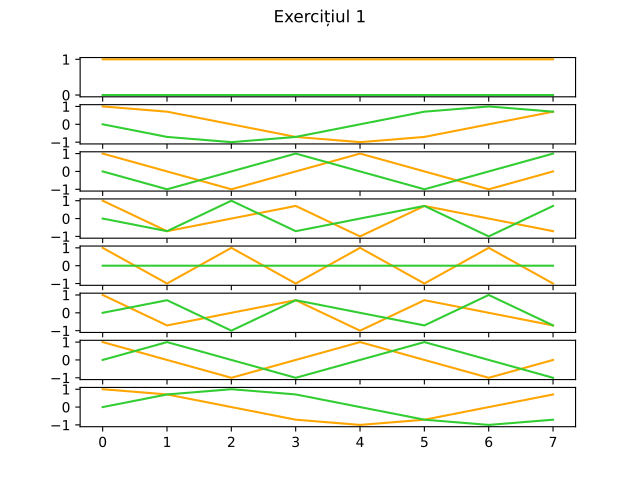

The Python source for this figure:
import numpy as np
import matplotlib.pyplot as plt
import math

N = 8

unu = np.arange(N).reshape(N, 1)
doi = np.arange(N)

F = math.e ** (-2j * np.pi * unu * doi / N)

fig, axs = plt.subplots(N)
fig.suptitle('Exercițiul 1')

for i in range(N):
    axs[i].plot(F[i].real, color='orange')
    axs[i].plot(F[i].imag, color='limegreen')

# verificare:
print(np.allclose(F.conj().T @ F, N * np.eye(N)))

plt.savefig('lab/03/ex1.pdf')
plt.show()
